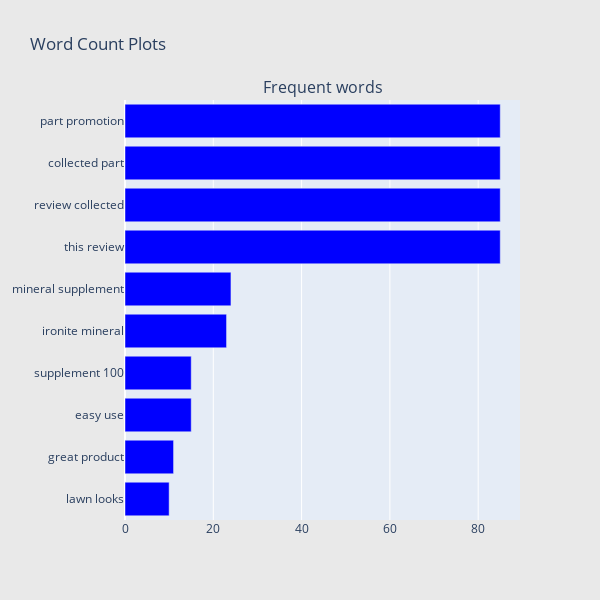

The cell this chart's notebook holds for it:
### Code cell
## Get the bar chart from 5 rated reviews ##
freq_dict = defaultdict(int)
for sent in df_5["review_lower"]:
    for word in generate_ngrams(sent,2):
        freq_dict[word] += 1
fd_sorted = pd.DataFrame(sorted(freq_dict.items(), key=lambda x: x[1])[::-1])
fd_sorted.columns = ["word", "wordcount"]
trace0 = horizontal_bar_chart(fd_sorted.head(10), 'blue')

# Creating two subplots
fig = tools.make_subplots(rows=1, cols=1, vertical_spacing=0.04,
                          subplot_titles=["Frequent words"])
fig.append_trace(trace0, 1, 1)
#fig.append_trace(trace1, 1, 2)
fig['layout'].update(height=600, width=600, paper_bgcolor='rgb(233,233,233)', title="Word Count Plots")
py.iplot(fig, filename='word-plots');

### Figure 1 — Plotly figure (JSON) as saved in the notebook; plotly's stock layout.template omitted (floating-point values rounded to 4 significant figures)
{"data": [{"marker": {"color": "blue"}, "orientation": "h", "showlegend": false, "type": "bar", "x": [10, 11, 15, 15, 23, 24, 85, 85, 85, 85], "xaxis": "x", "y": ["lawn looks", "great product", "easy use", "supplement 100", "ironite mineral", "mineral supplement", "this review", "review collected", "collected part", "part promotion"], "yaxis": "y"}], "layout": {"annotations": [{"font": {"size": 16}, "showarrow": false, "text": "Frequent words", "x": 0.5, "xanchor": "center", "xref": "paper", "y": 1, "yanchor": "bottom", "yref": "paper"}], "height": 600, "paper_bgcolor": "rgb(233,233,233)", "title": {"text": "Word Count Plots"}, "width": 600, "xaxis": {"anchor": "y", "domain": [0, 1]}, "yaxis": {"anchor": "x", "domain": [0, 1]}}}
